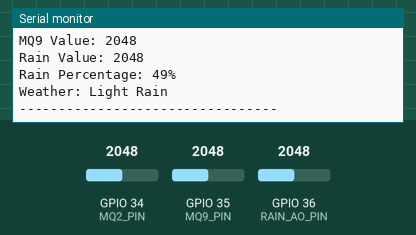
A sketch run on a simulated ESP32. Parts: the last lines printed to the serial monitor. The test bench sets the inputs (shaded band); at power-on: GPIO 36 (RAIN_AO_PIN) = 2048, GPIO 34 (MQ2_PIN) = 2048, GPIO 35 (MQ9_PIN) = 2048.

Above: at 1.2 s.
1.3 s: GPIO 36 (RAIN_AO_PIN) set to 1228
At 3.3 s:
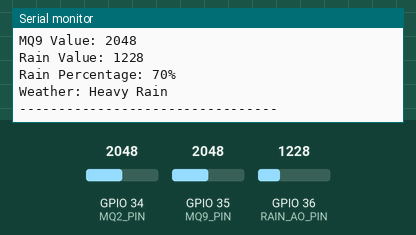
4.9 s: GPIO 36 (RAIN_AO_PIN) set to 3603
At 6.6 s:
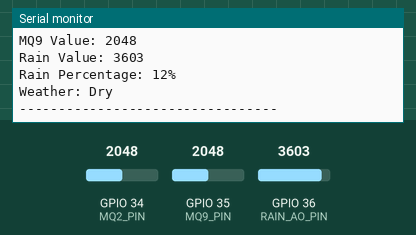
8.3 s: GPIO 34 (MQ2_PIN) set to 2866
9.8 s: GPIO 35 (MQ9_PIN) set to 2866
11.3 s: GPIO 34 (MQ2_PIN) set to 3603
12.8 s: GPIO 35 (MQ9_PIN) set to 3603
Timing chart, 0 to 15.3 s (numbered marks = the images above; inputs shaded):
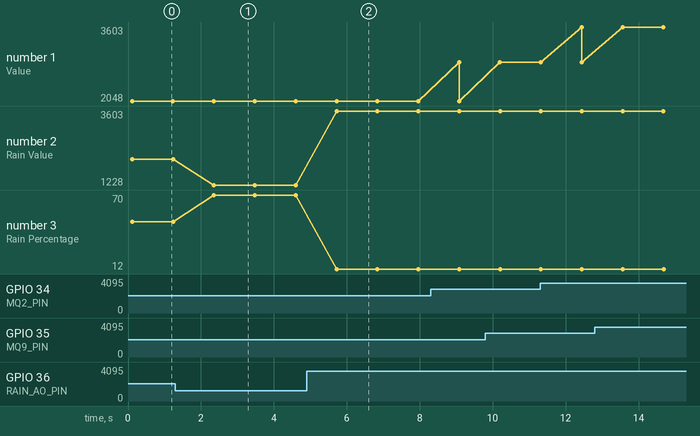

Measured:
- after the input at 1.3 s, the serial monitor: prints a new line after 1.1 s (image 1)
- after the input at 4.9 s, the serial monitor: prints a new line after 0.82 s (image 2)
- plotted number 2: 2048 → 1228 after the input at 1.3 s, 1228 → 3603 after the input at 4.9 s
- plotted number 3: 49 → 70 after the input at 1.3 s, 70 → 12 after the input at 4.9 s

The sketch:

multi.ino
```cpp
#define MQ2_PIN 34
#define MQ9_PIN 35

#define RAIN_POWER_PIN 19
#define RAIN_AO_PIN 36

int readAvg(int pin) {
  long sum = 0;
  for (int i = 0; i < 10; i++) {
    sum += analogRead(pin);
    delay(5);
  }
  return sum / 10;
}

void setup() {
  Serial.begin(115200);

  pinMode(RAIN_POWER_PIN, OUTPUT);
  digitalWrite(RAIN_POWER_PIN, LOW);
}

void loop() {

  // Read MQ2
  int mq2 = readAvg(MQ2_PIN);

  // Read MQ9
  int mq9 = readAvg(MQ9_PIN);

  // Read Rain Sensor
  digitalWrite(RAIN_POWER_PIN, HIGH);
  delay(10);

  int rainValue = analogRead(RAIN_AO_PIN);

  digitalWrite(RAIN_POWER_PIN, LOW);

  int rainPercent = map(rainValue, 4095, 0, 0, 100);

  Serial.println("========== Sensor Data ==========");

  Serial.print("MQ2 Value: ");
  Serial.println(mq2);

  Serial.print("MQ9 Value: ");
  Serial.println(mq9);

  Serial.print("Rain Value: ");
  Serial.println(rainValue);

  Serial.print("Rain Percentage: ");
  Serial.print(rainPercent);
  Serial.println("%");

  if (rainPercent < 20) {
    Serial.println("Weather: Dry");
  }
  else if (rainPercent < 60) {
    Serial.println("Weather: Light Rain");
  }
  else {
    Serial.println("Weather: Heavy Rain");
  }

  Serial.println("---------------------------------");
  delay(1000);
}
```
